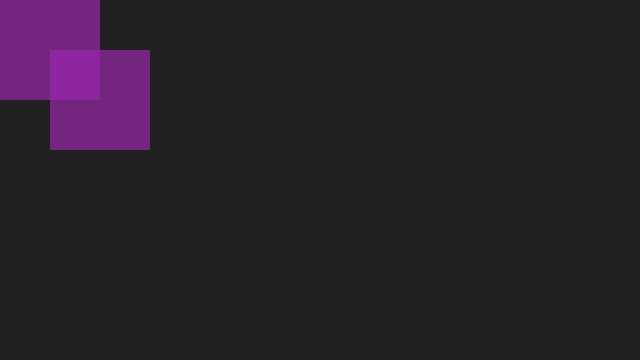
Frame 1 (no input)
Frame 60 (the mouse pressed at the canvas centre just before this capture): identical to frame 1, image omitted
Frame 120 (the mouse held since frame 60 and released just before this capture): identical to frame 1, image omitted

The Processing sketch that drew this single still picture (run headless with seeded random() and noise(); from frame 60 on, the mouse is pressed at the canvas centre):

// Processing sketch: test
// ── test.pde
int x = 0;
int y = 0;

void setup() {
  size(640, 360);
  noStroke();
}

void draw() { 
  background(#212121);
  
  fill(0xaa9C27B0);
  rect(x, y, 100, 100);
  rect(x + 50, y + 50, 100, 100);
}

void mouseClicked() {
  x = mouseX;
  y = mouseY;
}
